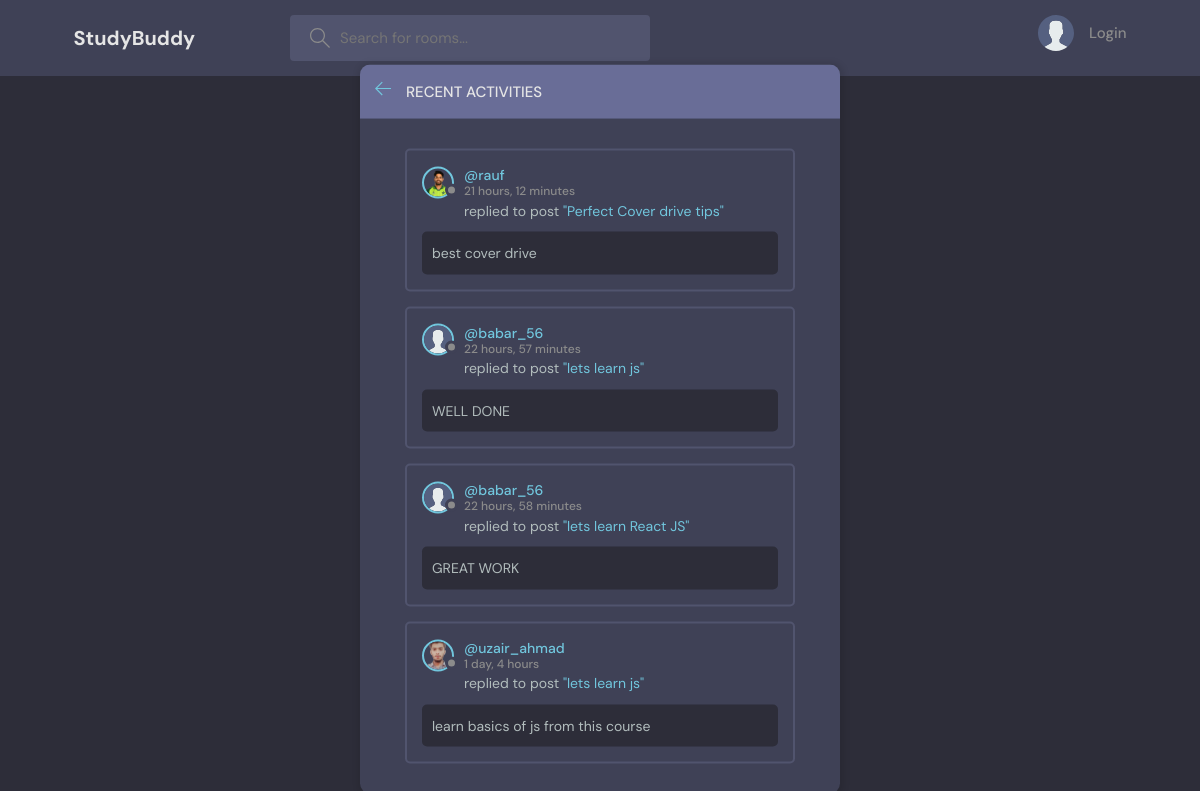
The page /acitivity on the database as committed earlier.
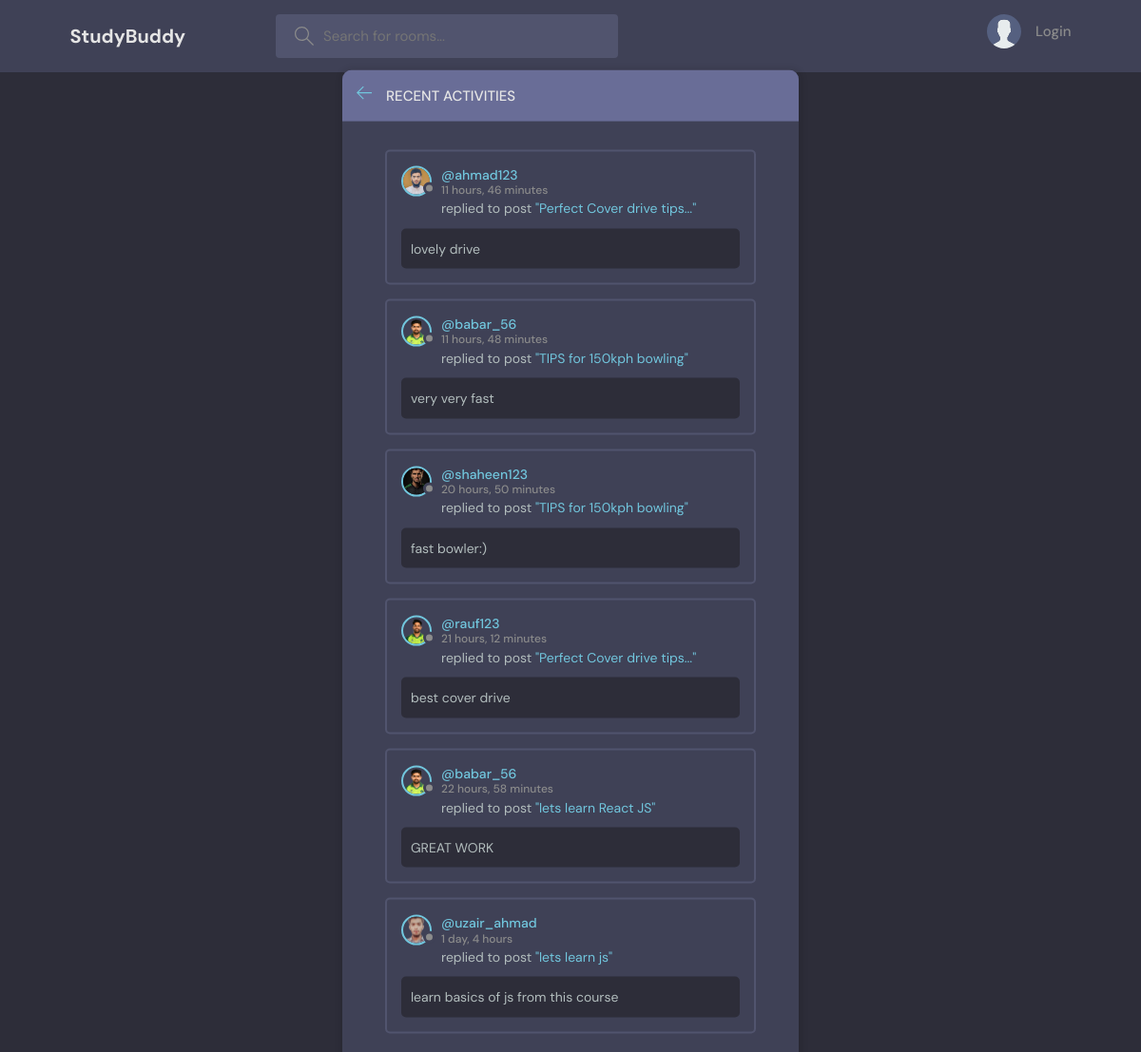
The same page on the database as committed later.
### base/models.py (models this page shows)
class Message(models.Model):
    user = models.ForeignKey(User, on_delete=models.CASCADE)
    room = models.ForeignKey(Room, on_delete=models.CASCADE)
    body = models.TextField()
    updated = models.DateTimeField(auto_now=True)
    created = models.DateTimeField(auto_now_add=True)
    class Meta:
        ordering= ['-updated','-created']
    def __str__(self):
        return self.body[0:50]

class User(AbstractUser):
    name = models.CharField(max_length=200, null=True)
    email = models.EmailField(unique=True, null=True)
    avatar=models.ImageField(null=True,default='avatar.svg')
    bio = models.TextField(null=True)
    USERNAME_FIELD = 'username'
    REQUIRED_FIELDS = ['email','name']

class Room(models.Model):
    host = models.ForeignKey(User, on_delete=models.SET_NULL, null=True)
    topic = models.ForeignKey(Topic, on_delete=models.SET_NULL, null=True)
    name = models.CharField(max_length=200)
    participants=models.ManyToManyField(User,related_name='participants',blank=True)
    description = models.TextField(null=True, blank=True)
    updated = models.DateTimeField(auto_now=True)
    created = models.DateTimeField(auto_now_add=True)
    class Meta:
        ordering= ['-updated','-created']
    def __str__(self):
        return self.name

### base/views.py (the view)
# urls.py: path('acitivity', views.activityPage, name='activity'),
def activityPage(request):
     message=Message.objects.all()
     return render(request, 'base/activity.html', {'message':message})

### base/templates/base/activity.html (shortened to what this page needs)
{% extends 'main.html' %} {% block content %} {% load static %}
<main class="layout">
  <div class="container">
    <div class="layout__box">
      <div class="layout__boxHeader">
        <div class="layout__boxTitle">
          <a href="{% url 'home' %}">
            <svg
              version="1.1"
              xmlns="http://www.w3.org/2000/svg"
              width="32"
              height="32"
              viewBox="0 0 32 32"
            >
              <title>arrow-left</title>
              <path
                d="M13.723 2.286l-13.723 13.714 13.719 13.714 1.616-1.611-10.96-10.96h27.625v-2.286h-27.625l10.965-10.965-1.616-1.607z"
              ></path>
            </svg>
          </a>
          <h3>Recent Activities</h3>
        </div>
      </div>
      <div class="activities-page layout__body">
        {% for m in message %}
        <div class="activities__box">
          <div class="activities__boxHeader roomListRoom__header">
            <a
              href="{% url 'profile' m.user.id %}"
              class="roomListRoom__author"
            >
              <div class="avatar avatar--small">
                <img src="{{m.user.avatar.url}}" alt="Avatar" />
              </div>
              <p>
                @{{m.user.username}}
                <span>{{m.created|timesince}}</span>
              </p>
            </a>
          </div>
          <div class="activities__boxContent">
            <p>
              replied to post
              <a href="{% url 'room' m.room.id %}">"{{m.room}}"</a>
            </p>
            <div class="activities__boxRoomContent">{{m}}</div>
          </div>
        </div>
        {% endfor %}
      </div>
    </div>
  </div>
</main>
{% endblock content%}

Rows that differ between the two databases and show on the page:
removed Message: user.avatar (placeholder picture), user.username "babar_56", created "22 hours, 57 minutes", room "lets learn js", body "WELL DONE"
added Message: user.avatar (picture), user.username "ahmad123", created "11 hours, 46 minutes", room "Perfect Cover drive tips...", body "lovely drive"
added Message: user.avatar (picture), user.username "babar_56", created "11 hours, 48 minutes", room "TIPS for 150kph bowling", body "very very fast"
added Message: user.avatar (picture), user.username "shaheen123", created "20 hours, 50 minutes", room "TIPS for 150kph bowling", body "fast bowler:)"
changed through a linked row, Message "best cover drive": user.username "rauf" → "rauf123"; room "Perfect Cover drive tips" → "Perfect Cover drive tips..."
changed through a linked row, Message "GREAT WORK": user.avatar: picture added in place of a placeholder
